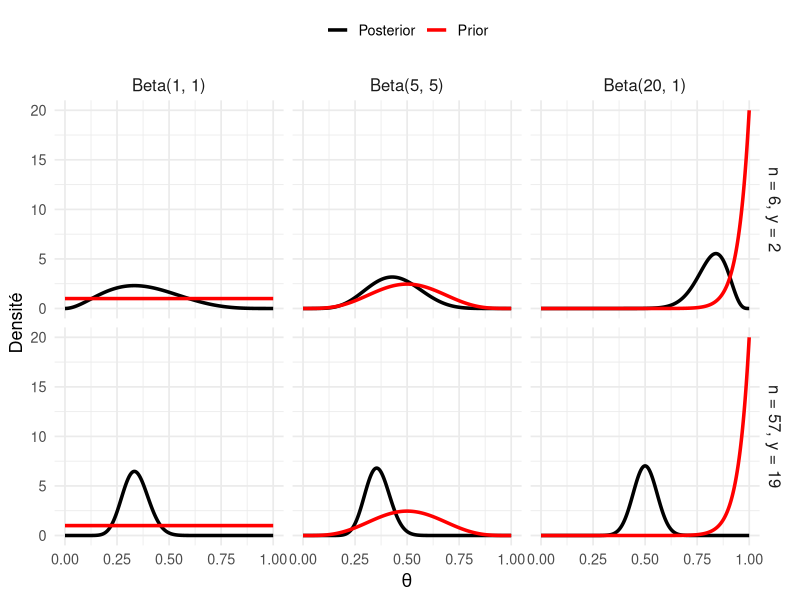
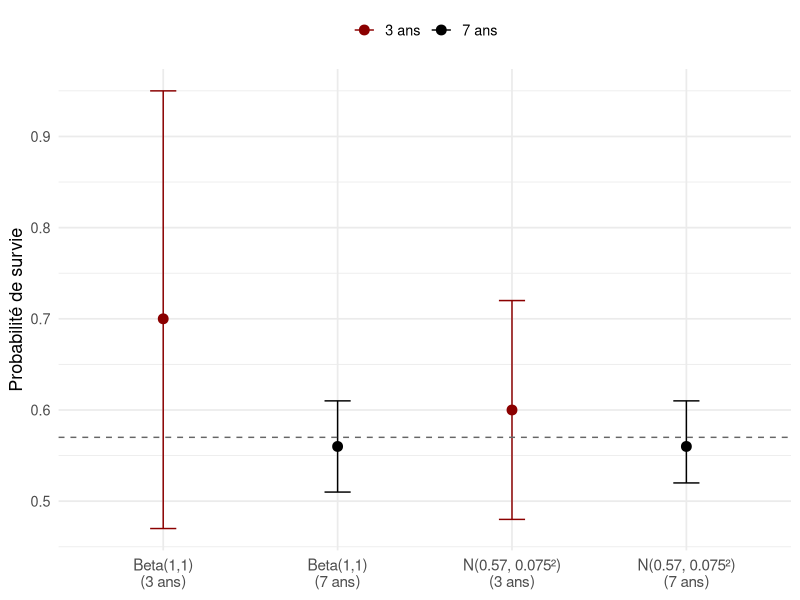
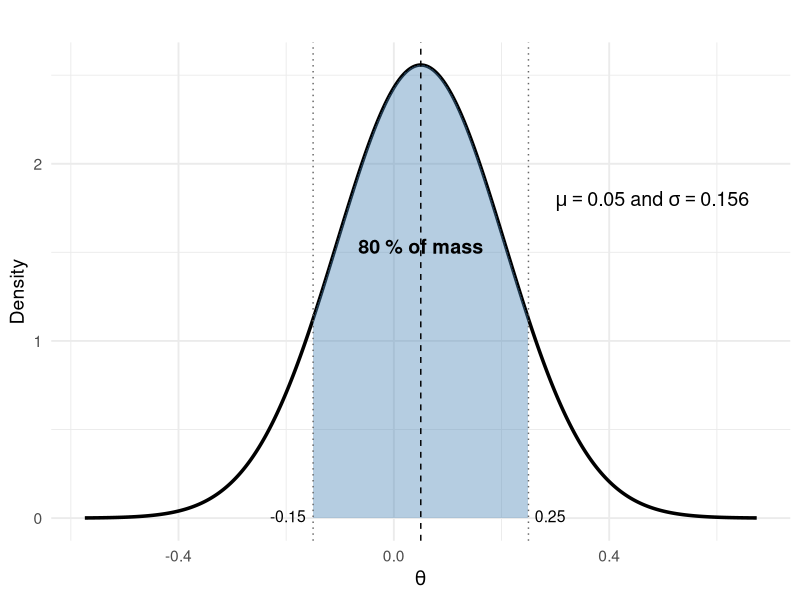

Here is the R script that generated these plots, in order:
## ---- chunk 1

library(ggplot2)
library(dplyr)
library(tidyr)

# Grid theta
x <- seq(0, 1, length.out = 500)

# Prior parameters and sample sizes
priors <- tribble(
  ~a, ~b, ~Prior,
  1, 1, "Beta(1, 1)",
  5,   5,   "Beta(5, 5)",
  20,  1,   "Beta(20, 1)"
)

echantillons <- tribble(
  ~n, ~y,
  6, 2,
  57, 19
)

# Combine priors × sample sizes
df <- crossing(priors, echantillons) %>%
  mutate(
    post_a = a + y,
    post_b = b + n - y,
    Prior = factor(Prior, levels = c("Beta(1, 1)", "Beta(5, 5)", "Beta(20, 1)")),
    Echantillon = factor(paste0("n = ", n, ", y = ", y),
                     levels = c("n = 6, y = 2", "n = 57, y = 19"))) %>%
  rowwise() %>%
  mutate(plotdata = list(tibble(
    theta = x,
    Prior = dbeta(x, a, b),
    Posterior = dbeta(x, post_a, post_b)
  ) %>%
    pivot_longer(cols = c(Prior, Posterior), names_to = "Type", values_to = "Densité"))) %>%
  unnest(plotdata)

# Plot
ggplot(df, aes(x = theta, y = Densité, color = Type)) +
  geom_line(size = 1.2) +
  facet_grid(rows = vars(Echantillon), cols = vars(Prior)) +
  scale_color_manual(values = c("Prior" = "red", "Posterior" = "black")) +
  labs(x = expression(theta), y = "Densité", color = NULL) +
  theme_minimal(base_size = 13) +
  theme(legend.position = "top",
        strip.text = element_text(size = 12))
## ---- chunk 2
library(ggplot2)
library(dplyr)

df <- tibble::tibble(
  Prior = factor(rep(c("Beta(1,1)", "N(0.57, 0.075²)"), times = 2),
                 levels = c("Beta(1,1)", "N(0.57, 0.075²)")),
  Données = rep(c("7 ans", "3 ans"), each = 2),
  Moyenne = c(0.56, 0.56, 0.70, 0.60),
  IC_inf = c(0.51, 0.52, 0.47, 0.48),
  IC_sup = c(0.61, 0.61, 0.95, 0.72)
)

df <- df %>%
  mutate(x = paste0(Prior, "\n(", Données, ")"),
         couleur = ifelse(Données == "7 ans", "black", "darkred"))

ggplot(df, aes(x = x, y = Moyenne, color = Données)) +
  geom_point(size = 3) +
  geom_errorbar(aes(ymin = IC_inf, ymax = IC_sup), width = 0.15) +
  geom_hline(yintercept = 0.57, linetype = "dashed", color = "grey40") +
  scale_color_manual(values = c("7 ans" = "black", "3 ans" = "darkred")) +
  labs(x = NULL, y = "Probabilité de survie", color = NULL) +
  theme_minimal(base_size = 13) +
  theme(axis.text.x = element_text(size = 11),
        legend.position = "top") # replace top with none if you do not want the legend
## ---- chunk 3
# desired mean and standard deviation for the beta distribution
mu <- 0.57 # mean probability
sigma <- 0.075 # standard deviation on that probability
# inverse formulas to obtain the parameters a and b of a beta distribution
a <- ((1 - mu) / (sigma^2) - 1 / mu) * mu^2
b <- a * (1 / mu - 1)
# display a and b rounded
c(a = round(a, 1), b = round(b, 1))
## ---- chunk 4
# generate 10,000 values from a Beta distribution with parameters a = 24.3 and b = 18.3
ech_prior <- rbeta(n = 10000, shape1 = 24.3, shape2 = 18.3)
# empirical mean of the draws (should be close to 0.57)
mean(ech_prior)
# empirical standard deviation of the draws (should be close to 0.075)
sd(ech_prior)
## ---- chunk 5
# lower and upper bounds given by the expert
a <- -0.15
b <-  0.25

# stated confidence level
level <- 0.80
alpha <- 1 - level

# z value corresponding to an 80% credible interval
z <- qnorm(1 - alpha / 2)  # ≈ 1.2816

# mean = center of the interval
mu <- (a + b) / 2

# standard deviation deduced from the interval width
sigma <- (b - a) / (2 * z)

mu
sigma
## ---- chunk 6
mu    <- 0.05
sigma <- 0.1560608
pnorm(c(-0.15, 0.25), mean = mu, sd = sigma)
#> 0.10 0.90    # OK: 10% on the left, 90% on the right → 80% in the center
## ---- chunk 7
library(ggplot2)

# Prior parameters
mu <- 0.05
sigma <- 0.156
a <- -0.15
b <-  0.25

# Density curve
x <- seq(mu - 4*sigma, mu + 4*sigma, length.out = 1000)
y <- dnorm(x, mean = mu, sd = sigma)
df <- data.frame(x = x, y = y)

# Subset for the shaded area
highlight <- subset(df, x >= a & x <= b)

# Plot
ggplot(df, aes(x, y)) +
  geom_line(color = "black", size = 1.2) +
  geom_area(data = highlight, fill = "steelblue", alpha = 0.4) +
  geom_vline(xintercept = c(a, b), linetype = "dotted", color = "grey40") +
  geom_vline(xintercept = mu, linetype = "dashed", color = "black") +
  annotate("text", x = mu, y = max(y) * 0.6, label = "80 % of mass", size = 5, fontface = "bold") +
  annotate("text", x = a, y = 0.01, label = "-0.15", hjust = 1.2, size = 4) +
  annotate("text", x = b, y = 0.01, label = "0.25", hjust = -0.2, size = 4) +
  annotate("text", x = mu + 0.25, y = max(y) * 0.7,
           label = "mu == 0.05~and~sigma == 0.156",
           parse = TRUE, hjust = 0, size = 5) +
  labs(
    title = "",
    x = expression(theta),
    y = "Density"
  ) +
  theme_minimal(base_size = 14)
